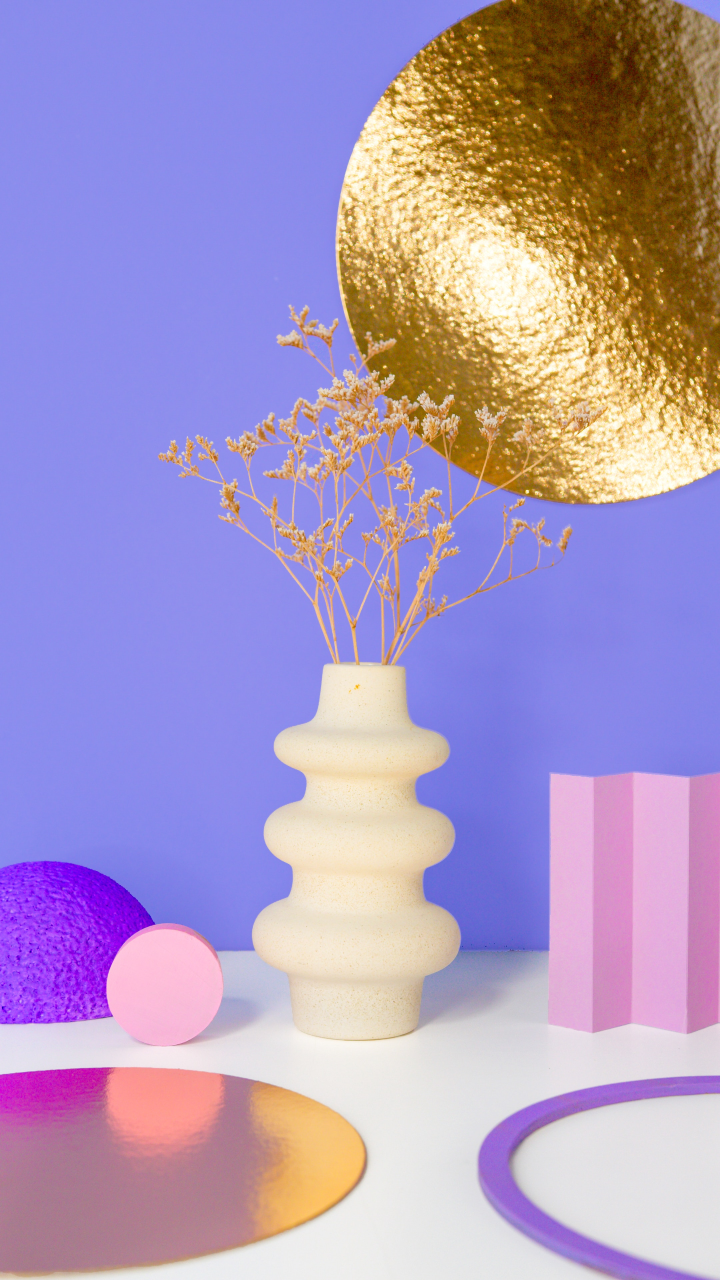
#> input picture images/img11.jpg, 2160 x 3840 px, found by its file name (shown at 1/3 size)
$ python 9.convolutions.py
#> lines starting #> are read from the running program, lines starting #| are printed output that depends on the picture
from skimage.exposure import rescale_intensity
import argparse
import cv2
import numpy as np
import imutils

def convolve(image, kernel):
    (iH, iW) = image.shape[:2]
    (kH, kW) = kernel.shape[:2]

    # allocate memory for the output image, taking care to "pad" the borders of the input image so the
    # spatial size (i,e. width and height) are not reduced
    pad = (kW - 1) // 2
    image = cv2.copyMakeBorder(image, pad, pad, pad, pad, cv2.BORDER_REPLICATE)
    output = np.zeros((iH, iW), dtype="float32")

    # loop over the input image, 'sliding' the kernel accross each (x, y)-coordinate from left-to-right
    # and top to bottom
    for y in np.arange(pad, iH+pad):
        for x in np.arange(pad, iW+pad):
            # extract the ROI of the image by extracting the *center* region of the current (x, y)-coordinates
            roi = image[y-pad : y+pad+1, x-pad : x+pad+1]

            #perform the actual convolution by taking the element-wise multiplicaite between the ROI and the
            # kernel, then summing the matrix
            k = (roi * kernel).sum()

            # store the convolved value in the output (x,y)-coordinate of the output image
            output[y-pad, x-pad] = k

    # rescale the output image to be in the range [0, 255]
    output = rescale_intensity(output, in_range=(0, 255))
    output = (output * 255).astype("uint8")

    # return the output image
    return output

ap = argparse.ArgumentParser()
ap.add_argument("-i", "--image", type=str, default="E:\ComputerVision\PyImageSearch\Opencv\images\img11.jpg", help="Path to input image")
args= vars(ap.parse_args())

# construct average blurring kernels used to smooth an image
smallBlur = np.ones((7,7), dtype="float") * (1.0 / (7 * 7))
largeBlur = np.ones((21, 21), dtype="float") * (1.0 / (21 * 21))

# construct a sharpening filter
sharpen = np.array((
    [0, -1, 0],
    [-1, 5, -1],
    [0, -1, 0]), dtype="int")

# construct the Laplacian kernel used to detect edge-like regions of an image
laplacian = np.array((
    [0, 1, 0],
    [1, -4, 1],
    [0, 1, 0]), dtype="int")

# construct the Sobel x-axis kernel
sobelX = np.array((
    [-1, 0, 1],
    [-2, 0, 2],
    [-1, 0, 1]), dtype="int")

# construct the Sobel y-axis kernel
sobelY = np.array((
    [-1, -2, -1],
    [0, 0, 0],
    [1, 2, 1]), dtype="int")

scharrX = np.array((
    [3, 0, -3],
    [10, 0, -10],
    [3, 0, -3]), dtype="int")

scharrY = np.array((
    [3, 10, 3],
    [0, 0, 0],
    [-3, -10, -3]), dtype="int")

# construct the kernel bank, a list of kernels we are going to apply using both our custom 'convole' function and
# Opencv's 'filter2D' function
kernelBank = (
    ("small_blur", smallBlur),
    ("large_blur", largeBlur),
    ("sharpen", sharpen),
    ("laplacian", laplacian),
    ("sobel_x", sobelX),
    ("sobel_y", sobelY),
    ("scharr_x", scharrX),
    ("scharr_y", scharrY)
)

image = cv2.imread(args["image"])
#> image is the input picture: shape (3840, 2160, 3); mean B, G, R 191, 152.8, 172.5
image = imutils.resize(image, width=640, height=400)
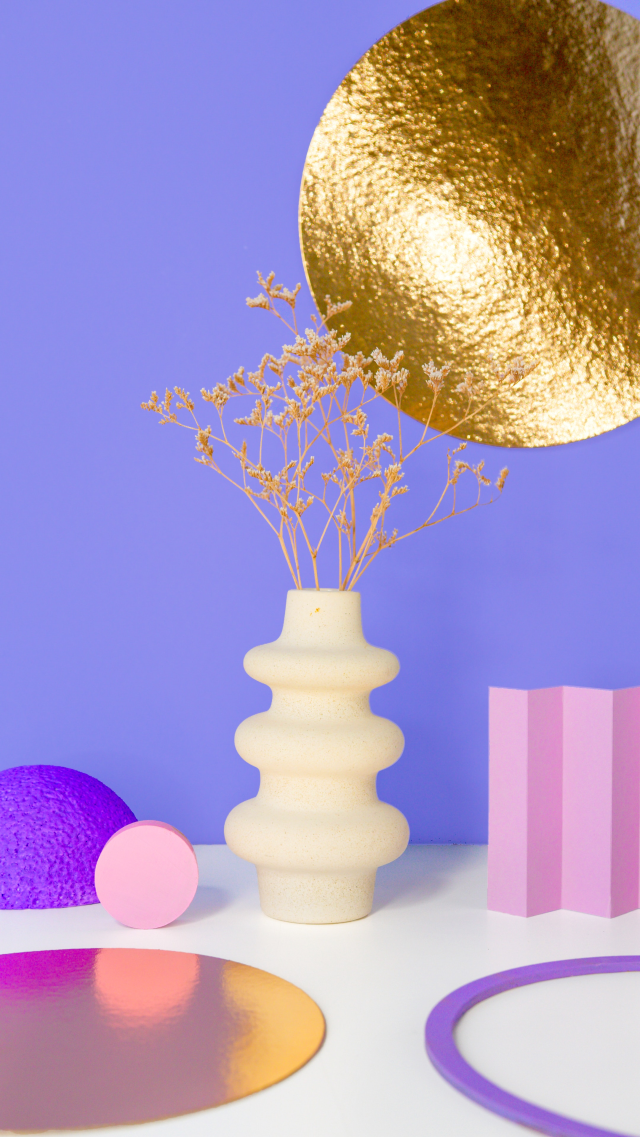
#> image: shape (1137, 640, 3); mean B, G, R 191, 152.8, 172.5
gray = cv2.cvtColor(image, cv2.COLOR_BGR2GRAY)
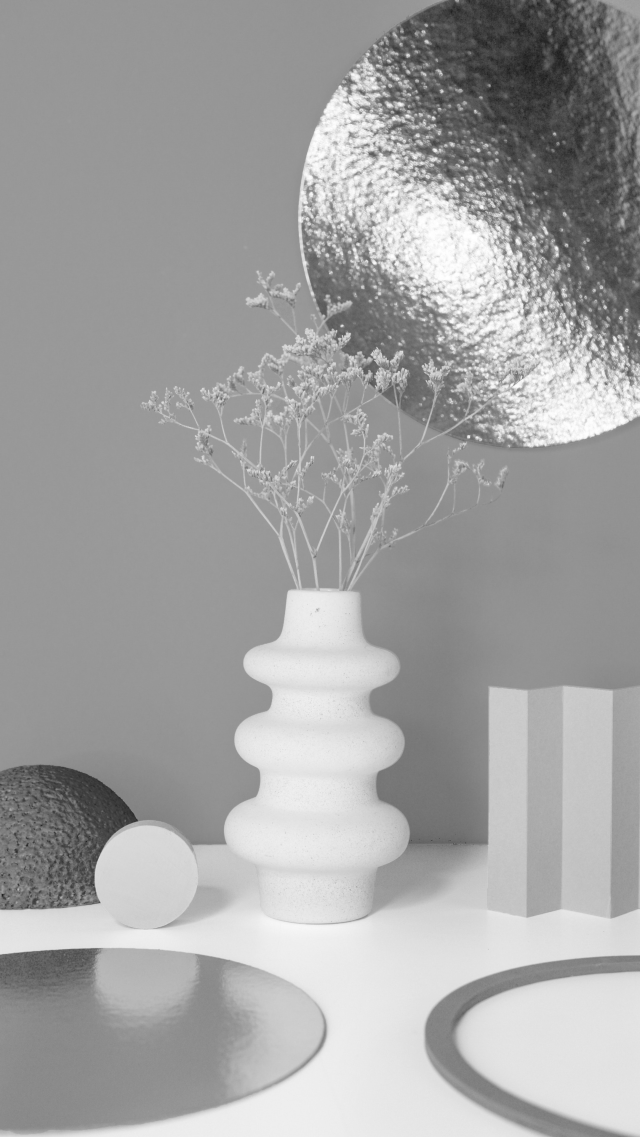
#> gray: shape (1137, 640); min 28, max 255, mean 163

for (kernelName, kernel) in kernelBank:
    print(f"[INFO] applying {kernelName} kernel")
#> (the run stopped early here; a loop or call above may not have finished)
